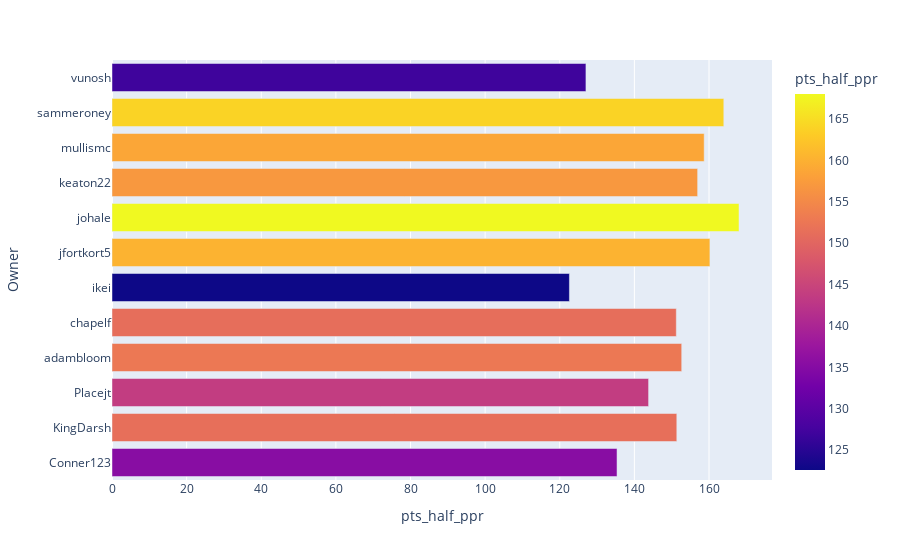

This figure's notebook cell:
### Code cell
fig = px.bar(pts, x = "pts_half_ppr", color = "pts_half_ppr")
fig.show()

### Figure 1 — Plotly figure (JSON) as saved in the notebook; plotly's stock layout.template omitted (floating-point values rounded to 4 significant figures)
{"data": [{"alignmentgroup": "True", "hovertemplate": "pts_half_ppr=%{marker.color}<br>Owner=%{y}<extra></extra>", "legendgroup": "", "marker": {"color": [135.4, 151.4, 143.8, 152.7, 151.2, 122.6, 160.2, 168.0, 157.0, 158.7, 164.0, 127.0], "coloraxis": "coloraxis", "pattern": {"shape": ""}}, "name": "", "offsetgroup": "", "orientation": "h", "showlegend": false, "textposition": "auto", "type": "bar", "x": [135.4, 151.4, 143.8, 152.7, 151.2, 122.6, 160.2, 168.0, 157.0, 158.7, 164.0, 127.0], "xaxis": "x", "y": ["Conner123", "KingDarsh", "Placejt", "adambloom", "chapelf", "ikei", "jfortkort5", "johale", "keaton22", "mullismc", "sammeroney", "vunosh"], "yaxis": "y"}], "layout": {"barmode": "relative", "coloraxis": {"colorbar": {"title": {"text": "pts_half_ppr"}}, "colorscale": [[0, "#0d0887"], [0.1111, "#46039f"], [0.2222, "#7201a8"], [0.3333, "#9c179e"], [0.4444, "#bd3786"], [0.5556, "#d8576b"], [0.6667, "#ed7953"], [0.7778, "#fb9f3a"], [0.8889, "#fdca26"], [1, "#f0f921"]]}, "legend": {"tracegroupgap": 0}, "margin": {"t": 60}, "xaxis": {"anchor": "y", "domain": [0, 1], "title": {"text": "pts_half_ppr"}}, "yaxis": {"anchor": "x", "domain": [0, 1], "title": {"text": "Owner"}}}}
